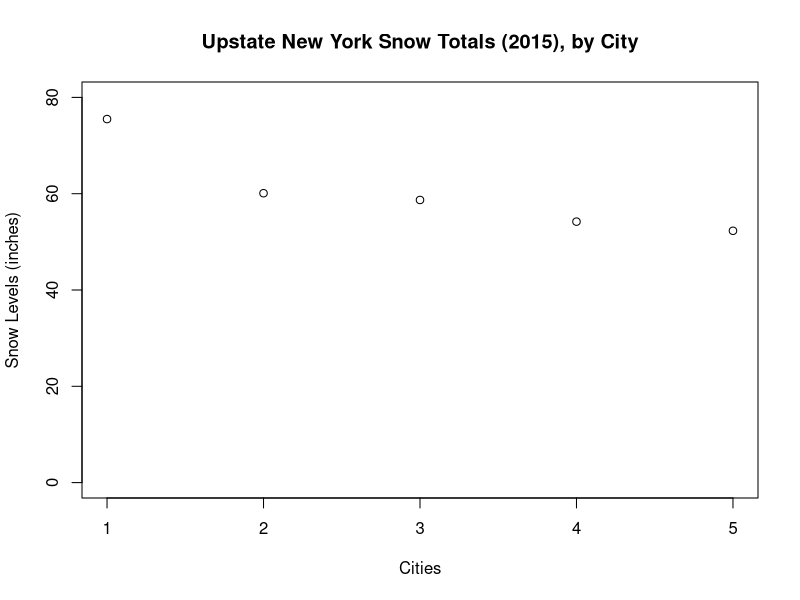

Reproduce this figure in R.
# Create the data frame
cities <- c('Buffalo', 'Syrause', 'Binghamton', 'Rochester', 'Albany')
snow <- c(75.5, 60.1, 58.7, 54.2, 52.3)
snowLevels <- data.frame(cities, snow)

plot(snowLevels$snow,
  type="p",
  ylim=c(0, 80),
  xlab="Cities",
  ylab="Snow Levels (inches)",
  main="Upstate New York Snow Totals (2015), by City"
)
